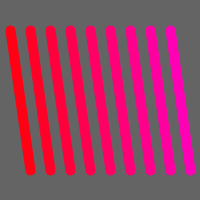
Frame 1 (no input)
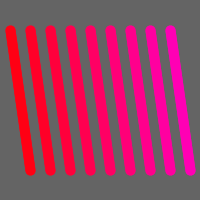
Frame 2 (the mouse pressed at the canvas centre, redrawn once)

The Processing sketch that drew these frames (run headless with seeded random() and noise(); the mouse was pressed at the canvas centre and the sketch redrawn once):

// Processing sketch: sketch_3
// ── sketch_3.pde
/**
* Introduccion a ISC
* Tema: Laboratorio 5
        Ciclos
* Fecha: Noviembre 7, 2018
* Autor: Martin Noboa
* Matricula: A01704052
*/


void setup(){
  size(200,200);
  background(100);
  noLoop();
}

void draw(){
  strokeWeight(10);
  
  int x = 10;
  for(int i = 1; i < 10; i++){
    stroke(255, 0,i*20);
    line (x,30 ,x+20,170);
    x+=20;
  }
 

}
